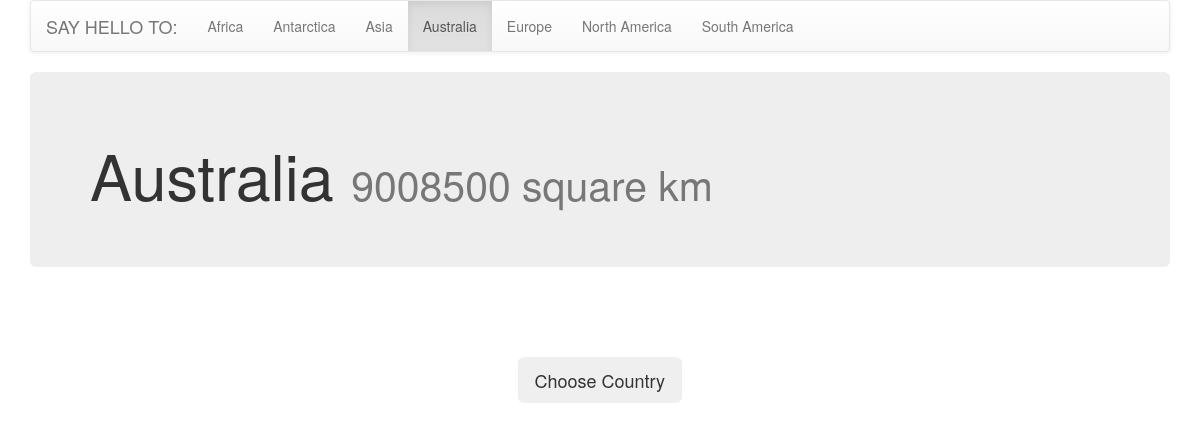
Page /helloworld/continent/4/ on the committed database.
### helloworld/models.py (models this page shows)
class Continent(models.Model):
	name = models.CharField(max_length=15)
	area = models.IntegerField(default=0)
	def __unicode__(self):
		return self.name

### helloworld/views.py (the view)
# urls.py: url(r'^continent/(?P<continent_id>\d+)/$',views.continent,name="continent"),
def continent(request, continent_id):
	continents = Continent.objects.all()
	chosen_continent = get_object_or_404(Continent, pk=continent_id)
	return render(request,"helloworld/continent.html",{"continent":chosen_continent, "continents": continents})

### helloworld/templates/helloworld/continent.html (shortened to what this page needs)
{% extends 'helloworld/base.html' %}
{% block content %}
<div class="container">
	<div class="row">
		<div class="col-md-12">
			<div class="jumbotron">
				<h1>
				{{ continent.name }}
				<small>{{ continent.area }} square km</small>
				</h1>
			</div>
		</div>
	</div>
	<div class="row">
		<br/><br/><br/>
		<div class="col-md-1 col-md-offset-5">
			<button class="btn btn-lg" data-toggle="modal" data-target="#country-modal">
			  Choose Country
			</button>
		</div>
	</div>
</div>
{% endblock %}

### helloworld/templates/helloworld/base.html (shortened to what this page needs)
{% load staticfiles %}
<!DOCTYPE html>
<html>
<head>
	<link rel="stylesheet" type="text/css" href="//netdna.bootstrapcdn.com/bootstrap/3.0.3/css/bootstrap.min.css">
	<link rel="stylesheet" type="text/css" href="//netdna.bootstrapcdn.com/bootstrap/3.0.3/css/bootstrap-theme.min.css">
</head>
<body>
{% block navbar %}
	<div class="container">
		<div class="row">
			<div class="col-md-12">
				<div class="navbar navbar-default ">
					<div class="navbar-header">
				    	<a class="navbar-brand" href="{% url 'welcome' %}">SAY HELLO TO:</a>
				  	</div>
	  				<div class="collapse navbar-collapse">
	  					<ul class="nav navbar-nav">
	  						{% for cont in continents %}
	  							{% ifequal cont.id continent.id %}
	  								<li class="active dropdown">
  										<a  id="drop{{ cont }}" href="{% url 'continent' cont.id %}">{{ cont.name }}</a>
  									</li>
	  							{% else %}
	  								<li class="dropdown">
  										<a id="drop{{ cont }}" href="{% url 'continent' cont.id %}">{{ cont.name }}</a>
  									</li>
	  							{% endifequal %}
	  						{% endfor %}
	  					</ul>
	  				</div>
				</div>
			</div>
		</div>
	</div>
{% endblock %}
{% block content %}{% endblock %}
</body>
</html>

### rows in the picture
Continent: name "Africa"
Continent: name "Antarctica"
Continent: name "Asia"
Continent: name "Australia", area "9008500"
Continent: name "Europe"
Continent: name "North America"
Continent: name "South America"
